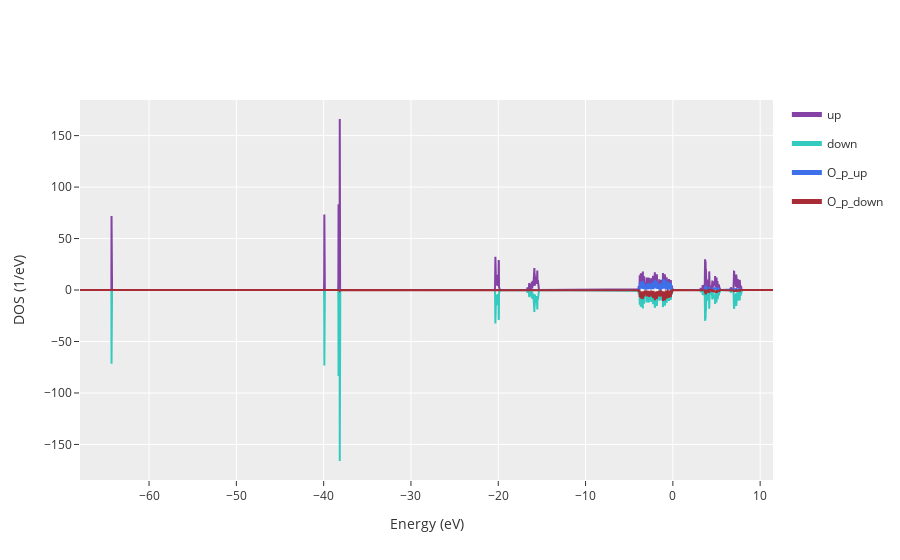

Notebook code for this chart:
### Code cell
calc.dos.plot(selection="p(O)")

### Figure 1 — Plotly figure (JSON) as saved in the notebook; plotly's stock layout.template omitted (floating-point values rounded to 4 significant figures; data arrays with more than 128 entries replaced by an {"elided": "..."} marker saying what was removed)
{"data": [{"legendgroup": "up", "line": {"color": "#8342A4"}, "name": "up", "showlegend": true, "type": "scatter", "x": {"elided": "4000 float values"}, "y": {"elided": "4000 float values"}, "yaxis": "y"}, {"legendgroup": "down", "line": {"color": "#35CABF"}, "name": "down", "showlegend": true, "type": "scatter", "x": {"elided": "4000 float values"}, "y": {"elided": "4000 float values"}, "yaxis": "y"}, {"legendgroup": "O_p_up", "line": {"color": "#3E70EA"}, "name": "O_p_up", "showlegend": true, "type": "scatter", "x": {"elided": "4000 float values"}, "y": {"elided": "4000 float values"}, "yaxis": "y"}, {"legendgroup": "O_p_down", "line": {"color": "#A82C35"}, "name": "O_p_down", "showlegend": true, "type": "scatter", "x": {"elided": "4000 float values"}, "y": {"elided": "4000 float values"}, "yaxis": "y"}], "layout": {"legend": {"itemsizing": "constant"}, "xaxis": {"title": {"text": "Energy (eV)"}}, "yaxis": {"title": {"text": "DOS (1/eV)"}}}}
